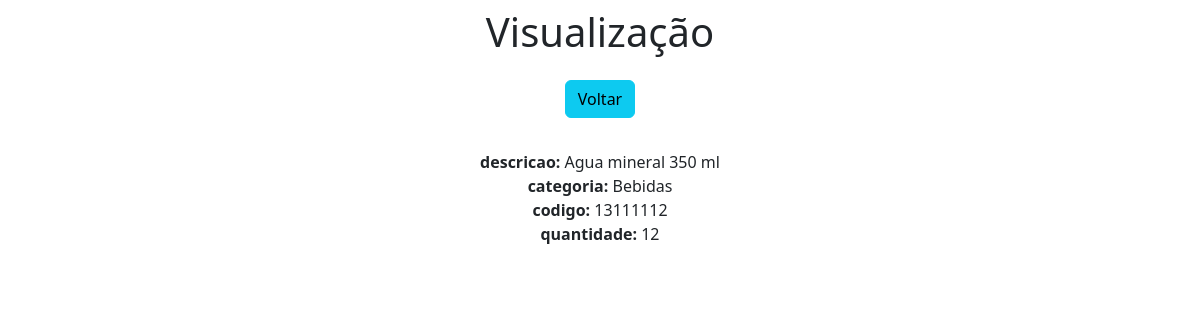
Screenshot of /view/18/ with the database file from the repository.
### app/models.py (models this page shows)
class Produtos(models.Model):
    descricao = models.CharField(max_length=30)
    categoria = models.CharField(max_length=30)
    codigo = models.IntegerField()
    quantidade = models.IntegerField()

### app/views.py (the view)
# urls.py: path('view/<int:pk>/', view, name='view'),
def view(request, pk):
    data={}
    data['db']=Produtos.objects.get(pk=pk)
    return render(request,'view.html',data)

### app/templates/view.html (shortened to what this page needs)
<!DOCTYPE html>
<html lang="pt-br">
<head>
    <link href="https://cdn.jsdelivr.net/npm/bootstrap@5.2.2/dist/css/bootstrap.min.css" rel="stylesheet">
</head>
<body>
    <div class="col-8 m-auto pt-2 pb-2 text-center">
        <h1>Visualização</h1>
    </div>
    <div class="col-8 m-auto pt-2 pb-2 text-center">
        <a href="/" class="btn btn-info"> Voltar</a>
    </div>
    <div class="col-8 m-auto pt-4 pb-2 text-center">
        <strong>descricao: </strong>{{ db.descricao }}<br>
        <strong>categoria: </strong>{{ db.categoria }}<br>
        <strong>codigo: </strong>{{ db.codigo }}<br>
        <strong>quantidade: </strong>{{ db.quantidade }}<br>
    </div>
</body>
</html>

### rows the page displays
Produtos: descricao "Agua mineral 350 ml", categoria "Bebidas", codigo "13111112", quantidade "12"
